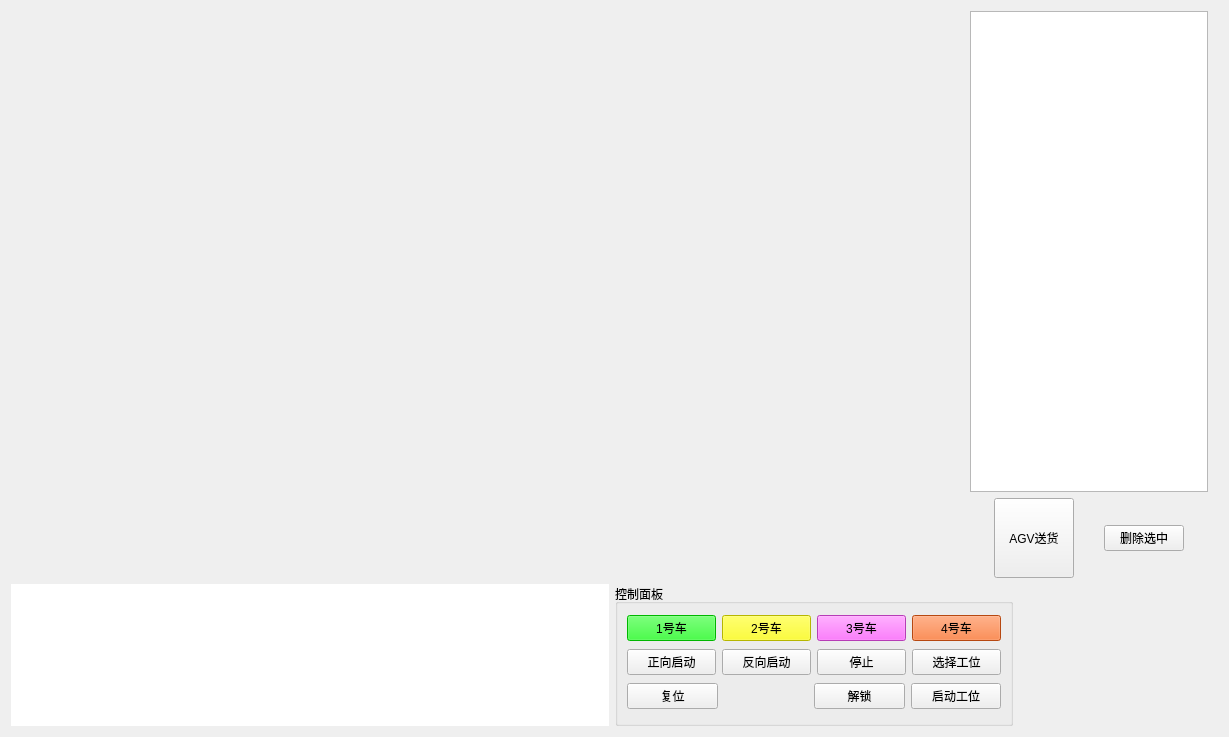
<?xml version="1.0" encoding="UTF-8"?>
<ui version="4.0">
 <class>MonitorPage</class>
 <widget class="QWidget" name="MonitorPage">
  <property name="geometry">
   <rect>
    <x>0</x>
    <y>0</y>
    <width>1229</width>
    <height>737</height>
   </rect>
  </property>
  <property name="windowTitle">
   <string>Form</string>
  </property>
  <layout class="QGridLayout" name="gridLayout_2" rowstretch="4,1">
   <item row="0" column="0">
    <layout class="QHBoxLayout" name="horizontalLayout_2" stretch="4,1">
     <property name="spacing">
      <number>6</number>
     </property>
     <property name="rightMargin">
      <number>10</number>
     </property>
     <item>
      <widget class="QWidget" name="mapShowWidget" native="true">
       <property name="sizePolicy">
        <sizepolicy hsizetype="Preferred" vsizetype="Preferred">
         <horstretch>0</horstretch>
         <verstretch>0</verstretch>
        </sizepolicy>
       </property>
       <property name="minimumSize">
        <size>
         <width>0</width>
         <height>0</height>
        </size>
       </property>
       <property name="baseSize">
        <size>
         <width>600</width>
         <height>400</height>
        </size>
       </property>
       <property name="styleSheet">
        <string notr="true"/>
       </property>
      </widget>
     </item>
     <item>
      <layout class="QVBoxLayout" name="verticalLayout" stretch="6,1">
       <item>
        <widget class="QTableWidget" name="stationInfoTableWidget">
         <property name="selectionMode">
          <enum>QAbstractItemView::MultiSelection</enum>
         </property>
         <property name="selectionBehavior">
          <enum>QAbstractItemView::SelectRows</enum>
         </property>
        </widget>
       </item>
       <item>
        <layout class="QHBoxLayout" name="horizontalLayout">
         <item>
          <spacer name="horizontalSpacer_3">
           <property name="orientation">
            <enum>Qt::Horizontal</enum>
           </property>
           <property name="sizeHint" stdset="0">
            <size>
             <width>40</width>
             <height>20</height>
            </size>
           </property>
          </spacer>
         </item>
         <item>
          <widget class="QPushButton" name="stationReleaseBtn">
           <property name="sizePolicy">
            <sizepolicy hsizetype="Expanding" vsizetype="Expanding">
             <horstretch>0</horstretch>
             <verstretch>0</verstretch>
            </sizepolicy>
           </property>
           <property name="text">
            <string>AGV送货</string>
           </property>
          </widget>
         </item>
         <item>
          <spacer name="horizontalSpacer_2">
           <property name="orientation">
            <enum>Qt::Horizontal</enum>
           </property>
           <property name="sizeHint" stdset="0">
            <size>
             <width>40</width>
             <height>20</height>
            </size>
           </property>
          </spacer>
         </item>
         <item>
          <widget class="QPushButton" name="pushButton">
           <property name="text">
            <string>删除选中</string>
           </property>
          </widget>
         </item>
         <item>
          <spacer name="horizontalSpacer_6">
           <property name="orientation">
            <enum>Qt::Horizontal</enum>
           </property>
           <property name="sizeHint" stdset="0">
            <size>
             <width>40</width>
             <height>20</height>
            </size>
           </property>
          </spacer>
         </item>
        </layout>
       </item>
      </layout>
     </item>
    </layout>
   </item>
   <item row="1" column="0">
    <layout class="QHBoxLayout" name="horizontalLayout_6" stretch="3,2,1">
     <item>
      <widget class="QTableWidget" name="tableWidget">
       <property name="sizePolicy">
        <sizepolicy hsizetype="Expanding" vsizetype="Expanding">
         <horstretch>0</horstretch>
         <verstretch>0</verstretch>
        </sizepolicy>
       </property>
       <property name="styleSheet">
        <string notr="true">selection-background-color: rgb(0, 0, 255);</string>
       </property>
       <property name="frameShape">
        <enum>QFrame::NoFrame</enum>
       </property>
       <property name="selectionMode">
        <enum>QAbstractItemView::NoSelection</enum>
       </property>
       <property name="selectionBehavior">
        <enum>QAbstractItemView::SelectRows</enum>
       </property>
       <property name="showGrid">
        <bool>true</bool>
       </property>
       <property name="gridStyle">
        <enum>Qt::SolidLine</enum>
       </property>
       <property name="rowCount">
        <number>0</number>
       </property>
       <property name="columnCount">
        <number>0</number>
       </property>
       <attribute name="horizontalHeaderVisible">
        <bool>false</bool>
       </attribute>
      </widget>
     </item>
     <item>
      <widget class="QGroupBox" name="groupBox">
       <property name="title">
        <string>控制面板</string>
       </property>
       <layout class="QGridLayout" name="gridLayout">
        <item row="0" column="0">
         <layout class="QHBoxLayout" name="horizontalLayout_3">
          <item>
           <widget class="QPushButton" name="agvBtn1">
            <property name="styleSheet">
             <string notr="true">background-color: rgb(0, 255, 0);</string>
            </property>
            <property name="text">
             <string>1号车</string>
            </property>
           </widget>
          </item>
          <item>
           <widget class="QPushButton" name="agvBtn2">
            <property name="styleSheet">
             <string notr="true">background-color: rgb(255, 255, 0);</string>
            </property>
            <property name="text">
             <string>2号车</string>
            </property>
           </widget>
          </item>
          <item>
           <widget class="QPushButton" name="agvBtn3">
            <property name="styleSheet">
             <string notr="true">background-color: rgb(255, 85, 255);</string>
            </property>
            <property name="text">
             <string>3号车</string>
            </property>
           </widget>
          </item>
          <item>
           <widget class="QPushButton" name="agvBtn4">
            <property name="styleSheet">
             <string notr="true">background-color: rgb(255, 101, 24);</string>
            </property>
            <property name="text">
             <string>4号车</string>
            </property>
           </widget>
          </item>
         </layout>
        </item>
        <item row="1" column="0">
         <layout class="QHBoxLayout" name="horizontalLayout_4">
          <item>
           <widget class="QPushButton" name="startButton">
            <property name="sizePolicy">
             <sizepolicy hsizetype="Preferred" vsizetype="Fixed">
              <horstretch>0</horstretch>
              <verstretch>0</verstretch>
             </sizepolicy>
            </property>
            <property name="styleSheet">
             <string notr="true"/>
            </property>
            <property name="text">
             <string>正向启动</string>
            </property>
           </widget>
          </item>
          <item>
           <widget class="QPushButton" name="startButton2">
            <property name="text">
             <string>反向启动</string>
            </property>
           </widget>
          </item>
          <item>
           <widget class="QPushButton" name="stopBtn">
            <property name="sizePolicy">
             <sizepolicy hsizetype="Preferred" vsizetype="Fixed">
              <horstretch>0</horstretch>
              <verstretch>0</verstretch>
             </sizepolicy>
            </property>
            <property name="styleSheet">
             <string notr="true"/>
            </property>
            <property name="text">
             <string>停止</string>
            </property>
           </widget>
          </item>
          <item>
           <widget class="QPushButton" name="selectStationBtn">
            <property name="text">
             <string>选择工位</string>
            </property>
           </widget>
          </item>
         </layout>
        </item>
        <item row="2" column="0">
         <layout class="QHBoxLayout" name="horizontalLayout_5" stretch="1,1,1,1">
          <item>
           <widget class="QPushButton" name="resetBtn">
            <property name="sizePolicy">
             <sizepolicy hsizetype="Preferred" vsizetype="Fixed">
              <horstretch>0</horstretch>
              <verstretch>0</verstretch>
             </sizepolicy>
            </property>
            <property name="styleSheet">
             <string notr="true"/>
            </property>
            <property name="text">
             <string>复位</string>
            </property>
           </widget>
          </item>
          <item>
           <spacer name="horizontalSpacer">
            <property name="orientation">
             <enum>Qt::Horizontal</enum>
            </property>
            <property name="sizeHint" stdset="0">
             <size>
              <width>40</width>
              <height>20</height>
             </size>
            </property>
           </spacer>
          </item>
          <item>
           <widget class="QPushButton" name="unlockedBtn">
            <property name="sizePolicy">
             <sizepolicy hsizetype="Preferred" vsizetype="Fixed">
              <horstretch>0</horstretch>
              <verstretch>0</verstretch>
             </sizepolicy>
            </property>
            <property name="styleSheet">
             <string notr="true"/>
            </property>
            <property name="text">
             <string>解锁</string>
            </property>
           </widget>
          </item>
          <item>
           <widget class="QPushButton" name="stationStartBtn">
            <property name="sizePolicy">
             <sizepolicy hsizetype="Minimum" vsizetype="Fixed">
              <horstretch>0</horstretch>
              <verstretch>0</verstretch>
             </sizepolicy>
            </property>
            <property name="text">
             <string>启动工位</string>
            </property>
           </widget>
          </item>
         </layout>
        </item>
       </layout>
      </widget>
     </item>
     <item>
      <widget class="QLabel" name="agv_img_label">
       <property name="text">
        <string/>
       </property>
      </widget>
     </item>
    </layout>
   </item>
  </layout>
  <zorder>layoutWidget</zorder>
  <zorder>groupBox</zorder>
  <zorder>tableWidget</zorder>
  <zorder>tableWidget</zorder>
  <zorder>agv_img_label</zorder>
 </widget>
 <resources/>
 <connections/>
</ui>
